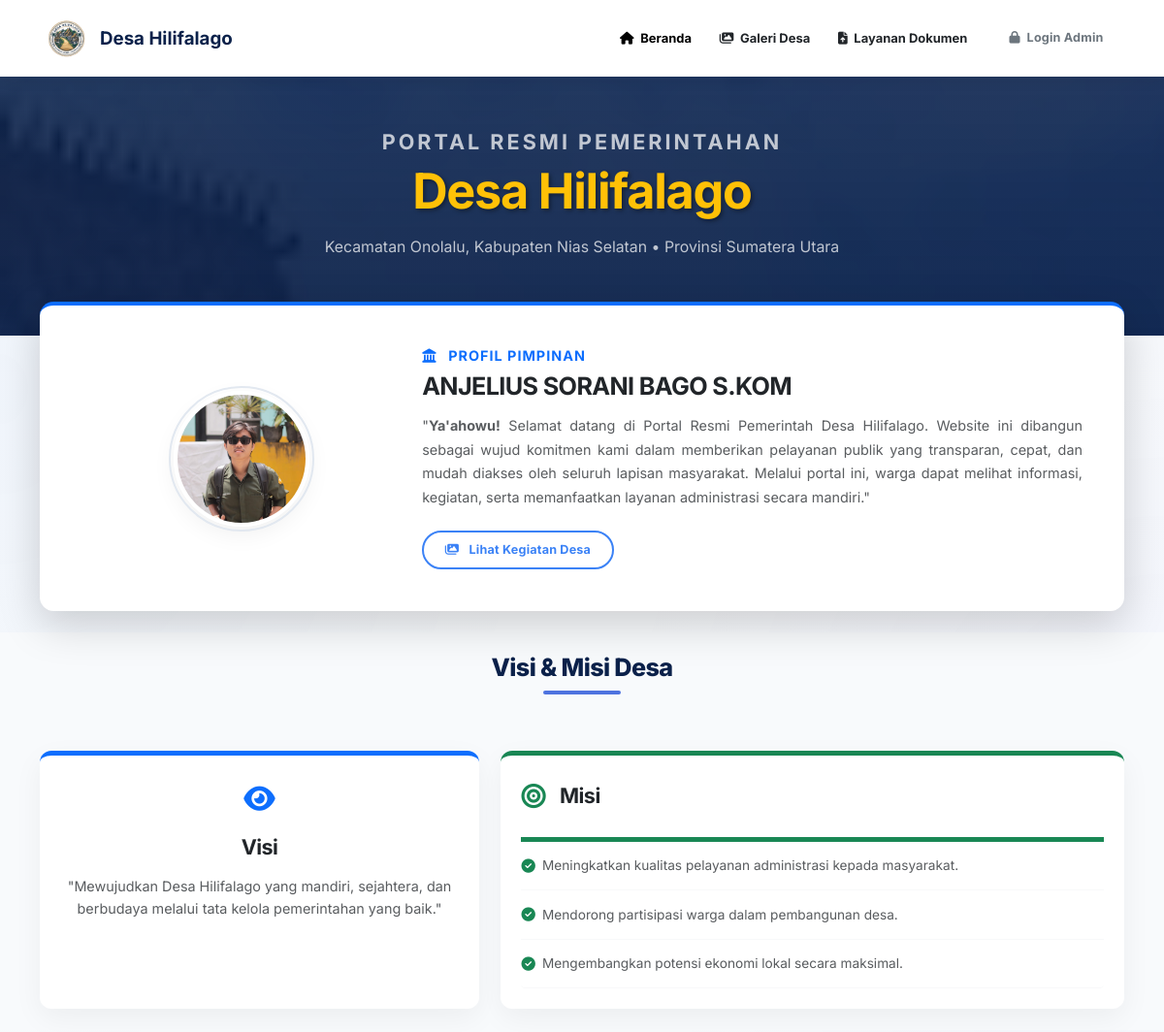
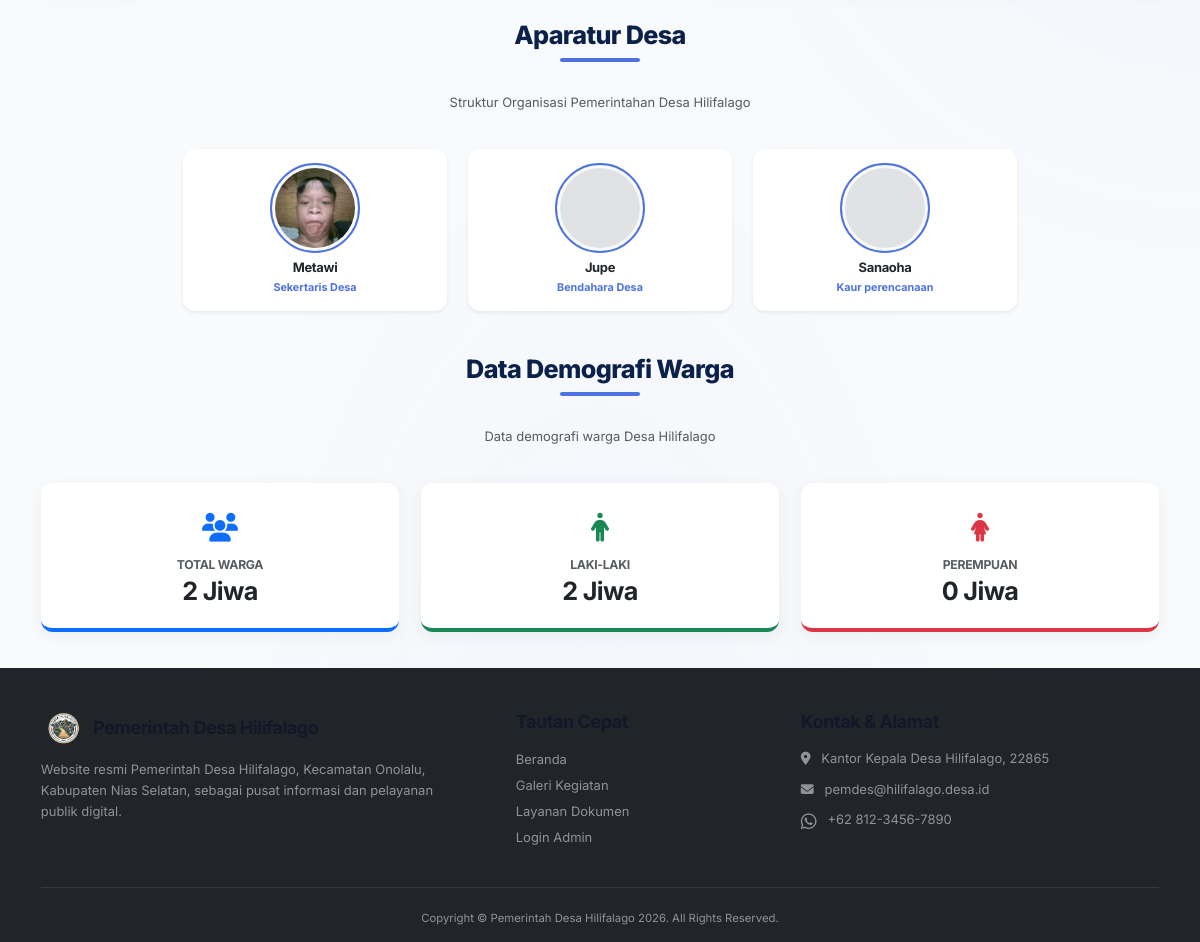
/portal.php, run on the app's committed database (2 pictures, top to bottom).
### tables this page shows
CREATE TABLE `aparatur_desa` (
  `id_aparatur` int(11) NOT NULL,
  `nama` varchar(100) DEFAULT NULL,
  `jabatan` varchar(100) DEFAULT NULL,
  `foto` varchar(255) DEFAULT NULL,
  `urutan` int(11) DEFAULT NULL
);

### portal.php (the view, shortened to what this page needs)
<?php
require_once 'koneksi.php';
$total_penduduk = $pdo->query("SELECT COUNT(*) FROM penduduk WHERE status_penduduk != 'Meninggal' AND status_penduduk != 'Pindah'")->fetchColumn();
$total_l = $pdo->query("SELECT COUNT(*) FROM penduduk WHERE jenis_kelamin = 'Laki-laki' AND status_penduduk != 'Meninggal' AND status_penduduk != 'Pindah'")->fetchColumn();
$total_p = $pdo->query("SELECT COUNT(*) FROM penduduk WHERE jenis_kelamin = 'Perempuan' AND status_penduduk != 'Meninggal' AND status_penduduk != 'Pindah'")->fetchColumn();
$profil_file = 'profil.json';
$profil_data = [
    'nama_kades' => 'ANJELIUS SORANI BAGO S.KOM',
    'visi' => 'Mewujudkan Desa Hilifalago yang mandiri, sejahtera, dan berbudaya.',
    'misi' => "Meningkatkan kualitas pelayanan administrasi kepada masyarakat."
];
if (file_exists($profil_file)) {
    $profil_data = json_decode(file_get_contents($profil_file), true);
}
$aparatur_data = $pdo->query("SELECT * FROM aparatur_desa ORDER BY urutan ASC")->fetchAll();
?>
<!DOCTYPE html>
<html lang="id">
<head>
    <link href="https://cdn.jsdelivr.net/npm/bootstrap@5.3.0/dist/css/bootstrap.min.css" rel="stylesheet">
    <link rel="stylesheet" href="https://cdnjs.cloudflare.com/ajax/libs/font-awesome/6.4.0/css/all.min.css">
    <link rel="stylesheet" href="style.css?v=<?= time() ?>">
</head>
<body class="d-flex flex-column min-vh-100" style="background-color: #f4f7f9; padding-top: 76px;">
    <nav class="navbar navbar-expand-lg navbar-light navbar-public fixed-top py-3">
        <div class="container">
            <a class="navbar-brand fw-bold d-flex align-items-center gap-2" href="portal.php" style="color: #0b214a; font-size: 1.3rem;">
                <img src="logo.png?t=<?= time() ?>" alt="Logo" width="55" height="55" onerror="this.style.display='none'">
                Desa Hilifalago
            </a>
            <div class="collapse navbar-collapse" id="navbarNav">
                <ul class="navbar-nav ms-auto align-items-center gap-3 mt-3 mt-lg-0">
                    <li class="nav-item"><a class="nav-link active fw-bold" href="portal.php"><i class="fa-solid fa-house me-1"></i> Beranda</a></li>
                    <li class="nav-item"><a class="nav-link fw-bold text-dark" href="galeri_publik.php"><i class="fa-solid fa-images me-1"></i> Galeri Desa</a></li>
                    <li class="nav-item"><a class="nav-link fw-bold text-dark" href="upload_dokumen.php"><i class="fa-solid fa-file-arrow-up me-1"></i> Layanan Dokumen</a></li>
                    <li class="nav-item"><a class="btn btn-outline-secondary px-4 fw-bold" href="login.php"><i class="fa-solid fa-lock me-1"></i> Login Admin</a></li>
                </ul>
            </div>
        </div>
    </nav>
<main class="flex-grow-1">
    <div class="hero-section">
        <div class="container animate-fade-up">
            <h1 class="h4 fw-bold mb-2 text-light opacity-75 text-uppercase" style="letter-spacing: 3px;">Portal Resmi Pemerintahan</h1>
            <h2 class="display-4 fw-bold mb-3 text-warning" style="text-shadow: 2px 2px 4px rgba(0,0,0,0.4);">Desa Hilifalago</h2>
            <p class="mb-0 text-light opacity-75 mx-auto hero-address" style="font-size: 1.1rem; max-width: 700px;">Kecamatan Onolalu, Kabupaten Nias Selatan &bull; Provinsi Sumatera Utara</p>
        </div>
    </div>
    <div class="container position-relative" style="margin-top: -35px; z-index: 10; margin-bottom: 1.5rem;">
        <div class="bg-white p-4 p-md-5 rounded-4 shadow-lg animate-fade-up delay-1 border-top border-primary border-4">
            <div class="row align-items-center g-4">
                <div class="col-lg-4 text-center">
                    <div class="position-relative d-inline-block">
                        <img src="foto_kades.jpg?t=<?= time() ?>" alt="Kepala Desa" class="img-fluid rounded-circle" style="width: 140px; height: 140px; object-fit: cover; box-shadow: 0 8px 25px rgba(0,0,0,0.06); border: 4px solid #ffffff; outline: 2px solid #e2e8f0; outline-offset: 3px;">
                    </div>
                </div>
                <div class="col-lg-8">
                    <h6 class="text-primary fw-bold text-uppercase" style="letter-spacing: 1px;"><i class="fa-solid fa-landmark me-2"></i> Profil Pimpinan</h6>
                    <h3 class="fw-bold text-dark mb-3"><?= htmlspecialchars($profil_data['nama_kades'] ?? 'ANJELIUS SORANI BAGO S.KOM') ?></h3>
                    <p class="text-muted" style="line-height: 1.7; font-size: 1rem; text-align: justify;">
                        "<b>Ya'ahowu!</b> Selamat datang di Portal Resmi Pemerintah Desa Hilifalago. Website ini dibangun sebagai wujud komitmen kami dalam memberikan pelayanan publik yang transparan, cepat, dan mudah diakses oleh seluruh lapisan masyarakat. Melalui portal ini, warga dapat melihat informasi, kegiatan, serta memanfaatkan layanan administrasi secara mandiri."
                    </p>
                    <a href="galeri_publik.php" class="btn btn-outline-primary px-4 rounded-pill fw-bold mt-2"><i class="fa-solid fa-images me-2"></i> Lihat Kegiatan Desa</a>
                </div>
            </div>
        </div>
    </div>
    <div class="py-4" style="background-color: #f8fafc;">
        <div class="container animate-fade-up delay-2">
            <div class="text-center">
                <h3 class="section-title">Visi & Misi Desa</h3>
            </div>
            <div class="row g-4 mt-2">
                <div class="col-md-5">
                    <div class="card visi-card border-top border-primary border-5 p-4 p-md-4 text-center">
                        <div class="fs-2 text-primary mb-3"><i class="fa-solid fa-eye"></i></div>
                        <h4 class="fw-bold text-dark mb-3">Visi</h4>
                        <p class="text-muted mb-0" style="line-height: 1.6; font-size: 1rem;">"<?= nl2br(htmlspecialchars($profil_data['visi'])) ?>"</p>
                    </div>
                </div>
                <div class="col-md-7">
                    <div class="card misi-card border-top border-success border-5 p-4 p-md-4">
                        <div class="d-flex align-items-center mb-4">
                            <div class="fs-3 text-success me-3"><i class="fa-solid fa-bullseye"></i></div>
                            <h4 class="fw-bold text-dark mb-0">Misi</h4>
                        </div>
                        <ul class="list-group list-group-flush">
                            <?php foreach (explode("\n", trim($profil_data['misi'])) as $misi): ?>
                                <?php if (trim($misi) !== ''): ?>
                                    <li class="list-group-item px-0 py-3 border-bottom border-light text-muted d-flex align-items-start" style="background: transparent;">
                                        <i class="fa-solid fa-circle-check text-success mt-1 me-2 fs-6"></i>
                                        <span style="line-height: 1.5; font-size: 0.95rem;"><?= htmlspecialchars(trim($misi)) ?></span>
                                    </li>
                                <?php endif; ?>
                            <?php endforeach; ?>
                        </ul>
                    </div>
                </div>
            </div>
        </div>
    </div>
    <div class="container py-4">
        <div class="text-center animate-fade-up delay-2">
            <h3 class="section-title">Aparatur Desa</h3>
            <p class="text-muted">Struktur Organisasi Pemerintahan Desa Hilifalago</p>
        </div>
        <div class="row justify-content-center g-4 mt-2 animate-fade-up delay-3">
            <?php if (count($aparatur_data) > 0): ?>
                <?php foreach ($aparatur_data as $person): ?>
                    <div class="col-6 col-md-4 col-lg-3 text-center">
                        <div class="card border-0 shadow-sm h-100 py-3 px-2 hover-scale" style="border-radius: 12px;">
                            <div class="mx-auto mb-2" style="width: 90px; height: 90px; border-radius: 50%; padding: 3px; border: 2px solid #4e73df; background: #f8fafc;">
                                <?php if (!empty($person['foto']) && file_exists('aparatur_img/' . $person['foto'])): ?>
                                    <img src="aparatur_img/<?= htmlspecialchars($person['foto']) ?>?t=<?= time() ?>" class="rounded-circle w-100 h-100" style="object-fit: cover;">
                                <?php else: ?>
                                    <img src="https://via.placeholder.com/110?text=Foto" class="rounded-circle w-100 h-100" style="object-fit: cover; opacity: 0.5;">
                                <?php endif; ?>
                            </div>
                            <h6 class="fw-bold mb-1 text-dark" style="font-size: 0.9rem;"><?= htmlspecialchars($person['nama']) ?></h6>
                            <p class="text-muted mb-0 fw-bold" style="font-size: 0.75rem; color: #4e73df !important;"><?= htmlspecialchars($person['jabatan']) ?></p>
                        </div>
                    </div>
                <?php endforeach; ?>
            <?php else: ?>
                <div class="col-12 text-center text-muted"><p>Struktur aparatur desa sedang dalam pembaruan data.</p></div>
            <?php endif; ?>
        </div>
    </div>
    <div class="container py-4 mb-3">
        <div class="text-center animate-fade-up delay-3">
            <h3 class="section-title">Data Demografi Warga</h3>
            <p class="text-muted">Data demografi warga Desa Hilifalago</p>
        </div>
        <div class="row justify-content-center g-3 g-md-4 animate-fade-up delay-3 mt-1">
            <div class="col-6 col-md-4">
                <div class="stat-card border-bottom border-primary border-4">
                    <div class="fs-2 mb-2 text-primary"><i class="fa-solid fa-users"></i></div>
                    <h5 class="text-muted fw-bold text-uppercase mb-1" style="font-size: 0.85rem;">Total Warga</h5>
                    <h3 class="fw-bold text-dark mb-0"><?= number_format($total_penduduk) ?> Jiwa</h3>
                </div>
            </div>
            <div class="col-6 col-md-4">
                <div class="stat-card border-bottom border-success border-4">
                    <div class="fs-2 mb-2 text-success"><i class="fa-solid fa-person"></i></div>
                    <h5 class="text-muted fw-bold text-uppercase mb-1" style="font-size: 0.85rem;">Laki-Laki</h5>
                    <h3 class="fw-bold text-dark mb-0"><?= number_format($total_l) ?> Jiwa</h3>
                </div>
            </div>
            <div class="col-12 col-sm-6 col-md-4">
                <div class="stat-card border-bottom border-danger border-4">
                    <div class="fs-2 mb-2 text-danger"><i class="fa-solid fa-person-dress"></i></div>
                    <h5 class="text-muted fw-bold text-uppercase mb-1" style="font-size: 0.85rem;">Perempuan</h5>
                    <h3 class="fw-bold text-dark mb-0"><?= number_format($total_p) ?> Jiwa</h3>
                </div>
            </div>
        </div>
    </div>
</main>
    <footer class="bg-dark text-white pt-5 pb-3 mt-auto w-100">
        <div class="container">
            <div class="row g-4 mb-4 text-center text-lg-start">
                <div class="col-lg-5 text-center text-lg-start">
                    <h5 class="fw-bold mb-3 d-flex align-items-center justify-content-center justify-content-lg-start gap-2">
                        <img src="logo.png?t=<?= time() ?>" width="45" alt="Logo" onerror="this.style.display='none'"> Pemerintah Desa Hilifalago
                    </h5>
                    <p class="text-white-50 pe-lg-4" style="line-height: 1.6;">Website resmi Pemerintah Desa Hilifalago, Kecamatan Onolalu, Kabupaten Nias Selatan, sebagai pusat informasi dan pelayanan publik digital.</p>
                </div>
                <div class="col-lg-3 col-md-6 footer-link text-center text-lg-start">
                    <h5 class="fw-bold mb-3">Tautan Cepat</h5>
                    <ul class="list-unstyled text-white-50" style="line-height: 2;">
                        <li><a href="portal.php" class="text-white-50 text-decoration-none">Beranda</a></li>
                        <li><a href="galeri_publik.php" class="text-white-50 text-decoration-none">Galeri Kegiatan</a></li>
                        <li><a href="upload_dokumen.php" class="text-white-50 text-decoration-none">Layanan Dokumen</a></li>
                        <li><a href="login.php" class="text-white-50 text-decoration-none">Login Admin</a></li>
                    </ul>
                </div>
                <div class="col-lg-4 col-md-6 text-center text-lg-start">
                    <h5 class="fw-bold mb-3">Kontak & Alamat</h5>
                    <ul class="list-unstyled text-white-50" style="line-height: 1.8;">
                        <li class="mb-2"><i class="fa-solid fa-location-dot me-2"></i> Kantor Kepala Desa Hilifalago, 22865</li>
                        <li class="mb-2"><i class="fa-solid fa-envelope me-2"></i> pemdes@hilifalago.desa.id</li>
                        <li class="mb-2"><i class="fa-brands fa-whatsapp me-2 fs-5 align-middle"></i> +62 812-3456-7890</li>
                    </ul>
                </div>
            </div>
            <hr class="border-secondary">
            <div class="text-center text-white-50 pt-2 small">
                <p class="mb-0">Copyright &copy; Pemerintah Desa Hilifalago <?= date('Y') ?>. All Rights Reserved.</p>
            </div>
        </div>
    </footer>
</body>
</html>

### data on the page
aparatur_desa: foto (picture), nama "Metawi", jabatan "Sekertaris Desa"
aparatur_desa: nama "Jupe", jabatan "Bendahara Desa"
aparatur_desa: nama "Sanaoha", jabatan "Kaur perencanaan"

### other printed values
$profil_data['nama_kades'] "ANJELIUS SORANI BAGO S.KOM"
$profil_data['visi'] "Mewujudkan Desa Hilifalago yang mandiri, sejahtera, dan berbudaya melalui tata kelola pemerintahan yang baik."
$misi "Meningkatkan kualitas pelayanan administrasi kepada masyarakat."
$misi "Mendorong partisipasi warga dalam pembangunan desa."
$misi "Mengembangkan potensi ekonomi lokal secara maksimal."
$total_penduduk "2"
$total_l "2"
$total_p "0"
